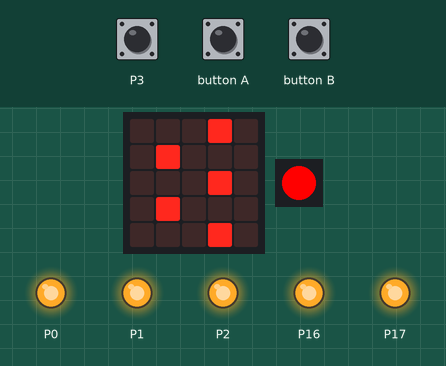
Simulated run of this program. Board: Calliope mini (MakeCode). Parts: the board's 5×5 LED display, 1 RGB LEDs in strip order, left to right, output pins drawn as LEDs (lit = HIGH). Inputs (shaded band) come from the test bench.

Above: at 2.2 s.
2.3 s: touch pin P3 pressed for 0.15 s
At 3.7 s:
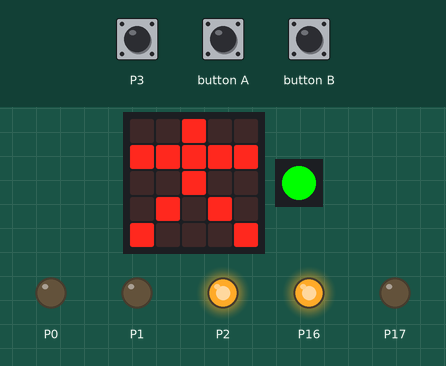
At 4.9 s:
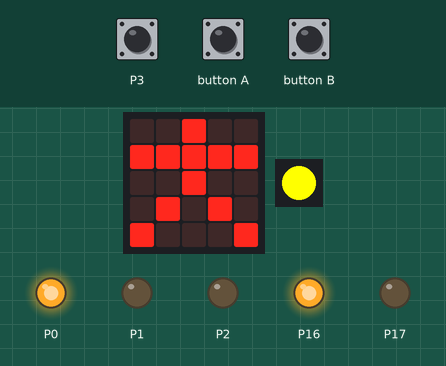
5.4 s: button A pressed for 0.15 s
At 9.2 s:
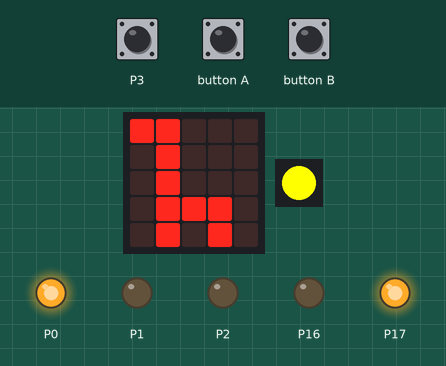
Timing chart, 0 to 26.3 s (numbered marks = the images above; inputs shaded):
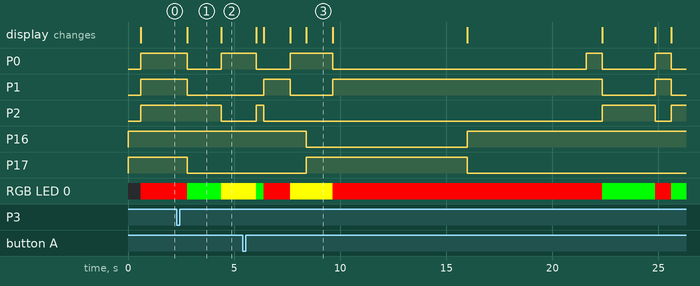

Measured:
- after the input at 2.3 s, P0: HIGH → LOW after 0.50 s, → HIGH 1.6 s later; P1, P17: HIGH → LOW after 0.50 s; P2: HIGH → LOW after 2.1 s; RGB LED 0: RGB(255, 0, 0) → RGB(0, 255, 0) after 0.50 s, → RGB(255, 255, 0) 1.6 s later; the display: changes after 0.50 s (image 1)
- what the display in image 1 shows lasts 1.6 s, from 2.8 s to 4.4 s

The program:

main.ts
```typescript
input.onButtonEvent(Button.A, input.buttonEventClick(), function () {
    Wiederholung = false
    Ampelsteuerung()
})
function Ampelsteuerung () {
    basic.pause(500)
    AAmpel(0, 0, 1)
    FAmpel(1, 0)
    basic.pause(1000)
    AAmpel(0, 1, 0)
    basic.pause(2000)
    AAmpel(1, 0, 0)
    basic.pause(2000)
    FAmpel(0, 1)
    basic.pause(7000)
    FAmpel(1, 0)
    basic.pause(5000)
    AAmpel(1, 1, 0)
    basic.pause(750)
    AAmpel(0, 0, 1)
}
function FAmpel (Red: number, Green: number) {
    pins.digitalWritePin(DigitalPin.C16, Red)
    pins.digitalWritePin(DigitalPin.C17, Green)
    if (Red == 1) {
        basic.showIcon(IconNames.StickFigure)
    } else if (Green == 1) {
        basic.showIcon(IconNames.Giraffe)
    } else {
        basic.clearScreen()
    }
}
input.onButtonEvent(Button.B, input.buttonEventClick(), function () {
    Wiederholung = true
})
function AAmpel (Red: number, Yellow: number, Green: number) {
    pins.digitalWritePin(DigitalPin.P1, Red)
    pins.digitalWritePin(DigitalPin.P0, Yellow)
    pins.digitalWritePin(DigitalPin.P2, Green)
    if (Red == 1) {
        basic.setLedColor(0xff0000)
    } else if (Yellow == 1) {
        basic.setLedColor(0xffff00)
    } else if (Green == 1) {
        basic.setLedColor(0x00ff00)
    } else {
        basic.turnRgbLedOff()
    }
}
input.onPinTouchEvent(TouchPin.P3, input.buttonEventDown(), function () {
    Wiederholung = false
    Ampelsteuerung()
})
let Wiederholung = false
FAmpel(1, 1)
AAmpel(1, 1, 1)
basic.showLeds(`
    . . . # .
    . # . . .
    . . . # .
    . # . . .
    . . . # .
    `)
loops.everyInterval(30000, function () {
    if (Wiederholung) {
        Ampelsteuerung()
    }
})
```

test.ts
```typescript
// Hier kann man Tests durchführen; diese Datei wird nicht kompiliert, wenn dieses Paket als Erweiterung verwendet wird.
```
